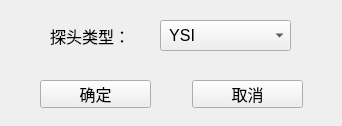
<?xml version="1.0" encoding="UTF-8"?>
<ui version="4.0">
 <class>FormTemp</class>
 <widget class="QWidget" name="FormTemp">
  <property name="geometry">
   <rect>
    <x>0</x>
    <y>0</y>
    <width>342</width>
    <height>126</height>
   </rect>
  </property>
  <property name="windowTitle">
   <string>体温参数设置</string>
  </property>
  <widget class="QComboBox" name="prbTypeComboBox">
   <property name="geometry">
    <rect>
     <x>160</x>
     <y>20</y>
     <width>131</width>
     <height>31</height>
    </rect>
   </property>
   <property name="font">
    <font>
     <family>Arial</family>
     <pointsize>12</pointsize>
    </font>
   </property>
   <item>
    <property name="text">
     <string> YSI</string>
    </property>
   </item>
   <item>
    <property name="text">
     <string>CY-FI</string>
    </property>
   </item>
  </widget>
  <widget class="QPushButton" name="cancelButton">
   <property name="geometry">
    <rect>
     <x>192</x>
     <y>80</y>
     <width>111</width>
     <height>28</height>
    </rect>
   </property>
   <property name="font">
    <font>
     <family>黑体</family>
     <pointsize>12</pointsize>
    </font>
   </property>
   <property name="text">
    <string>取消</string>
   </property>
  </widget>
  <widget class="QLabel" name="label">
   <property name="geometry">
    <rect>
     <x>50</x>
     <y>20</y>
     <width>101</width>
     <height>31</height>
    </rect>
   </property>
   <property name="font">
    <font>
     <family>黑体</family>
     <pointsize>12</pointsize>
    </font>
   </property>
   <property name="text">
    <string>探头类型：</string>
   </property>
  </widget>
  <widget class="QPushButton" name="okButton">
   <property name="geometry">
    <rect>
     <x>40</x>
     <y>80</y>
     <width>111</width>
     <height>28</height>
    </rect>
   </property>
   <property name="font">
    <font>
     <family>黑体</family>
     <pointsize>12</pointsize>
    </font>
   </property>
   <property name="text">
    <string>确定</string>
   </property>
  </widget>
 </widget>
 <resources/>
 <connections/>
</ui>
